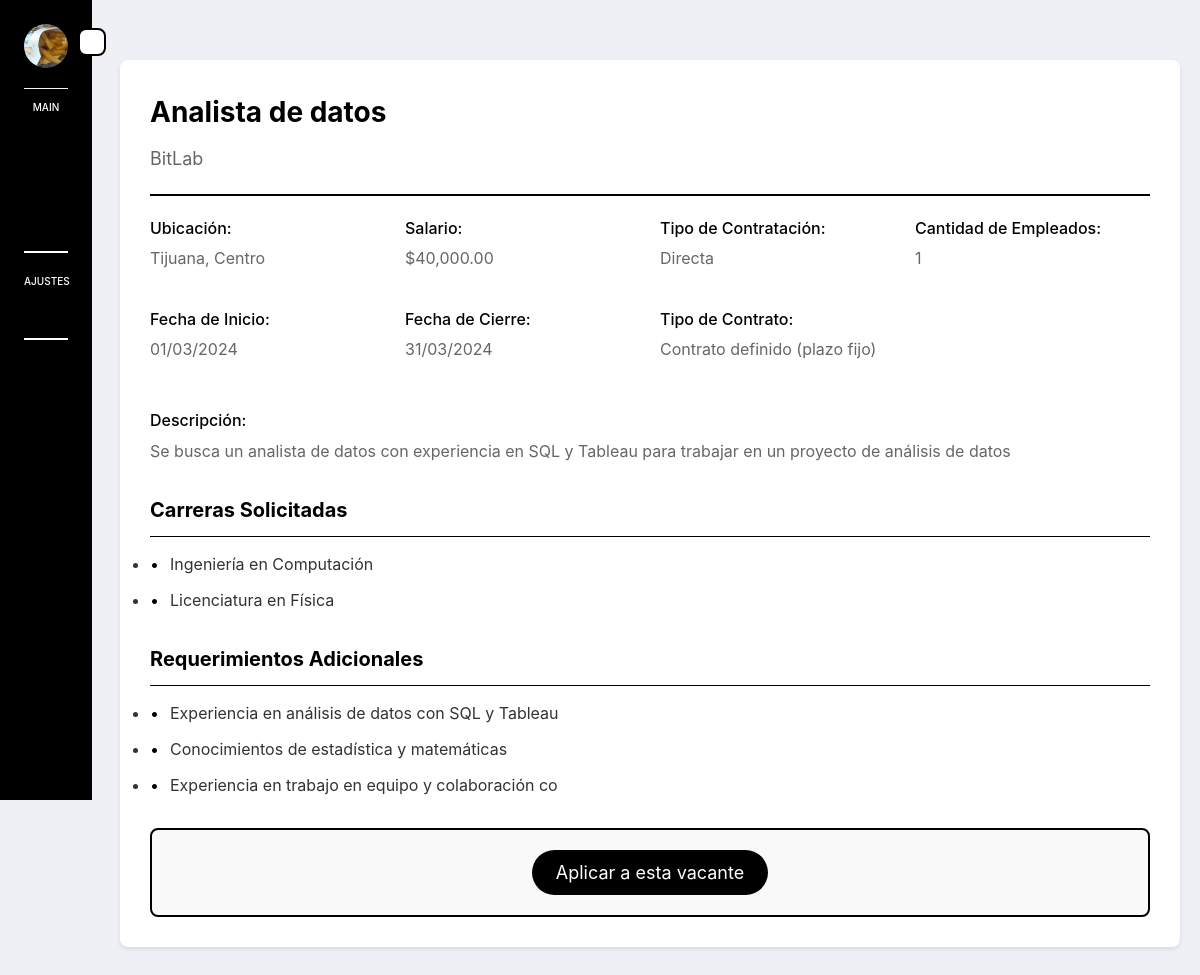
/es/user/prospecto/detalles_vacante.php?id=3 (signed in), run on the app's committed database.
### tables this page shows
CREATE TABLE Vacante (
  numero INT PRIMARY KEY AUTO_INCREMENT,
  titulo VARCHAR(30) NOT NULL,
  descripcion VARCHAR(250) NOT NULL,
  salario INT,
  es_directo BOOLEAN NOT NULL,
  cantEmpleados INT NOT NULL,
  fechaInicio DATE NOT NULL,
  fechaCierre DATE NOT NULL,
  diasRestantes INT NOT NULL,
  estado BOOLEAN NOT NULL,
  tipo_contrato VARCHAR(5) NOT NULL,
  empresa INT NOT NULL,
  FOREIGN KEY (tipo_contrato) REFERENCES Tipo_Contrato(codigo),
  FOREIGN KEY (empresa) REFERENCES Empresa(numero)
);

CREATE TABLE Empresa (
  numero INT PRIMARY KEY AUTO_INCREMENT,
  nombre VARCHAR(30) NOT NULL,
  ciudad VARCHAR(30) NOT NULL,
  calle VARCHAR(30) NOT NULL,
  numeroCalle INT NOT NULL,
  colonia VARCHAR(30) NOT NULL,
  codigoPostal INT NOT NULL,
  nombreCont VARCHAR(30) NOT NULL,
  primerApellidoCont VARCHAR(30) NOT NULL,
  segundoApellidoCont VARCHAR(30),
  numTel VARCHAR(15) NOT NULL,
  usuario INT NOT NULL,
  FOREIGN KEY (usuario) REFERENCES Usuario(numero)
);

CREATE TABLE Tipo_Contrato (
  codigo VARCHAR(5) PRIMARY KEY,
  nombre VARCHAR(30) NOT NULL,
  descripcion VARCHAR(150) NOT NULL
);

CREATE TABLE Carrera (
  codigo VARCHAR(5) PRIMARY KEY,
  nombre VARCHAR(100) NOT NULL
);

CREATE TABLE Requerimiento (
  numero INT PRIMARY KEY AUTO_INCREMENT,
  descripcion VARCHAR(50) NOT NULL,
  vacante INT NOT NULL,
  FOREIGN KEY (vacante) REFERENCES Vacante(numero)
);

### es/user/prospecto/detalles_vacante.php (the view, shortened to what this page needs)
<?php
include_once($_SERVER['DOCUMENT_ROOT'] . '/Outsourcing/config.php');
$prospecto_id = $_SESSION['prospecto_id'];
$vacante_id = isset($_GET['id']) ? intval($_GET['id']) : 0;
$query_vacante = "SELECT v.*, tc.nombre AS tipo_contrato_nombre, tc.descripcion AS tipo_contrato_descripcion,
                         e.nombre AS nombre_empresa, e.ciudad, e.colonia
                  FROM Vacante v
                  JOIN Tipo_Contrato tc ON v.tipo_contrato = tc.codigo
                  JOIN Empresa e ON v.empresa = e.numero
                  WHERE v.numero = ?";
$stmt_vacante = mysqli_prepare($conexion, $query_vacante);
mysqli_stmt_bind_param($stmt_vacante, "i", $vacante_id);
mysqli_stmt_execute($stmt_vacante);
$resultado_vacante = mysqli_stmt_get_result($stmt_vacante);
$vacante = mysqli_fetch_assoc($resultado_vacante);
$query_carreras = "SELECT c.nombre
                   FROM Carreras_solicitadas cs
                   JOIN Carrera c ON cs.carrera = c.codigo
                   WHERE cs.vacante = ?";
$stmt_carreras = mysqli_prepare($conexion, $query_carreras);
mysqli_stmt_bind_param($stmt_carreras, "i", $vacante_id);
mysqli_stmt_execute($stmt_carreras);
$resultado_carreras = mysqli_stmt_get_result($stmt_carreras);
$carreras = mysqli_fetch_all($resultado_carreras, MYSQLI_ASSOC);
$query_requerimientos = "SELECT descripcion
                         FROM Requerimiento
                         WHERE vacante = ?";
$stmt_requerimientos = mysqli_prepare($conexion, $query_requerimientos);
mysqli_stmt_bind_param($stmt_requerimientos, "i", $vacante_id);
mysqli_stmt_execute($stmt_requerimientos);
$resultado_requerimientos = mysqli_stmt_get_result($stmt_requerimientos);
$requerimientos = mysqli_fetch_all($resultado_requerimientos, MYSQLI_ASSOC);
$query_solicitud_existente = "SELECT * FROM Solicitud WHERE prospecto = ? AND vacante = ?";
$stmt_solicitud_existente = mysqli_prepare($conexion, $query_solicitud_existente);
mysqli_stmt_bind_param($stmt_solicitud_existente, "ii", $prospecto_id, $vacante_id);
mysqli_stmt_execute($stmt_solicitud_existente);
$resultado_solicitud_existente = mysqli_stmt_get_result($stmt_solicitud_existente);
$solicitud_existente = mysqli_fetch_assoc($resultado_solicitud_existente);
?>
<!DOCTYPE html>
<html lang="es">
<head>
    <link rel="stylesheet" href="https://cdnjs.cloudflare.com/ajax/libs/font-awesome/6.1.1/css/all.min.css">
</head>
<body>
    <?php include 'incluides/sidebar.php'; ?>
    <div class="container">
        <div class="vacante-details">
            <div class="vacante-header">
                <h1 class="vacante-title"><?php echo htmlspecialchars($vacante['titulo']); ?></h1>
                <div class="vacante-company"><?php echo htmlspecialchars($vacante['nombre_empresa']); ?></div>
            </div>
            <div class="vacante-info">
                <div class="info-item">
                    <div class="info-label">Ubicación:</div>
                    <div class="info-value"><?php echo htmlspecialchars($vacante['ciudad'] . ', ' . $vacante['colonia']); ?></div>
                </div>
                <div class="info-item">
                    <div class="info-label">Salario:</div>
                    <div class="info-value">
                        <?php echo $vacante['salario'] ? '$' . number_format($vacante['salario'], 2) : 'No especificado'; ?>
                    </div>
                </div>
                <div class="info-item">
                    <div class="info-label">Tipo de Contratación:</div>
                    <div class="info-value"><?php echo $vacante['es_directo'] ? 'Directa' : 'Indirecta'; ?></div>
                </div>
                <div class="info-item">
                    <div class="info-label">Cantidad de Empleados:</div>
                    <div class="info-value"><?php echo $vacante['cantEmpleados']; ?></div>
                </div>
                <div class="info-item">
                    <div class="info-label">Fecha de Inicio:</div>
                    <div class="info-value"><?php echo date('d/m/Y', strtotime($vacante['fechaInicio'])); ?></div>
                </div>
                <div class="info-item">
                    <div class="info-label">Fecha de Cierre:</div>
                    <div class="info-value"><?php echo date('d/m/Y', strtotime($vacante['fechaCierre'])); ?></div>
                </div>
                <div class="info-item">
                    <div class="info-label">Tipo de Contrato:</div>
                    <div class="info-value"><?php echo htmlspecialchars($vacante['tipo_contrato_nombre']); ?></div>
                </div>
            </div>
            <div class="info-item">
                <div class="info-label">Descripción:</div>
                <div class="info-value"><?php echo nl2br(htmlspecialchars($vacante['descripcion'])); ?></div>
            </div>
            <?php if (!empty($carreras)): ?>
                <h2 class="section-title">Carreras Solicitadas</h2>
                <ul>
                    <?php foreach ($carreras as $carrera): ?>
                        <li class="list-item"><?php echo htmlspecialchars($carrera['nombre']); ?></li>
                    <?php endforeach; ?>
                </ul>
            <?php endif; ?>
            <?php if (!empty($requerimientos)): ?>
                <h2 class="section-title">Requerimientos Adicionales</h2>
                <ul>
                    <?php foreach ($requerimientos as $req): ?>
                        <li class="list-item"><?php echo htmlspecialchars($req['descripcion']); ?></li>
                    <?php endforeach; ?>
                </ul>
            <?php endif; ?>
            <div class="application-section">
                <button id="btnAplicar" class="btn-apply" <?php echo $solicitud_existente ? 'disabled' : ''; ?>>
                    <?php echo $solicitud_existente ? 'Solicitud Enviada' : 'Aplicar a esta vacante'; ?>
                </button>
            </div>
        </div>
    </div>
</body>
</html>

### es/user/admin/admin.css (style rules this page uses)
* { margin: 0; padding: 0; font-family: "Inter", sans-serif; box-sizing: border-box; }
body { background-color: #efeff6 ; }
.container { width: 100%; grid-template-columns: 1fr ; }

### es/user/prospecto/detalles_vacante.php (style rules this page uses)
body { font-family: 'Roboto', sans-serif; line-height: 1.6; color: #333; background-color: #f4f4f4; margin: 0; margin-left: 100px; padding: 0; }
.container { margin: 0 auto; padding: 20px; }
.vacante-details { background-color: #fff; border-radius: 8px; box-shadow: 0 2px 4px rgba(0,0,0,0.1); padding: 30px; margin-bottom: 20px; }
.vacante-header { border-bottom: 2px solid #000; padding-bottom: 20px; margin-bottom: 20px; }
.vacante-title { font-size: 28px; color: #000; margin: 0 0 10px 0; }
.vacante-company { font-size: 18px; color: #666; }
.vacante-info { display: grid; grid-template-columns: repeat(auto-fit, minmax(200px, 1fr)); gap: 20px; margin-bottom: 30px; }
.info-item { margin-bottom: 15px; }
.info-label { font-weight: 500; color: #000; margin-bottom: 5px; }
.info-value { color: #666; }
.section-title { font-size: 20px; color: #000; margin-top: 30px; margin-bottom: 15px; border-bottom: 1px solid #000; padding-bottom: 10px; }
.list-item { margin-bottom: 10px; padding-left: 20px; position: relative; }
.list-item::before { content: "•"; position: absolute; left: 0; color: #000; }
.application-section { background-color: #f9f9f9; border: 2px solid #000; border-radius: 8px; padding: 20px; margin-top: 30px; text-align: center; }
.btn-apply { background-color: #000; color: #fff; border: none; padding: 12px 24px; font-size: 18px; border-radius: 30px; cursor: pointer; transition: background-color 0.3s; }

### es/user/prospecto/incluides/sidebar.php (style rules this page uses)
* { margin: 0; padding: 0; font-family: "Inter", sans-serif; box-sizing: border-box; }
body { background-color: #efeff6 ; }
.container { width: 100%; grid-template-columns: 1fr ; }

### data on the page
vacante: titulo "Analista de datos", empresa.nombre "BitLab", empresa.colonia "Tijuana, Centro", salario "40,000.00", cantEmpleados "1", fechaInicio "01/03/2024", fechaCierre "31/03/2024", tipo_contrato.nombre "Contrato definido (plazo fijo)", descripcion "Se busca un analista de datos con experiencia en SQL y Tableau para trabajar en un proyecto de análisis de datos"
carrera: nombre "Ingeniería en Computación"
carrera: nombre "Licenciatura en Física"
requerimiento: descripcion "Experiencia en análisis de datos con SQL y Tableau"
requerimiento: descripcion "Conocimientos de estadística y matemáticas"
requerimiento: descripcion "Experiencia en trabajo en equipo y colaboración co"
